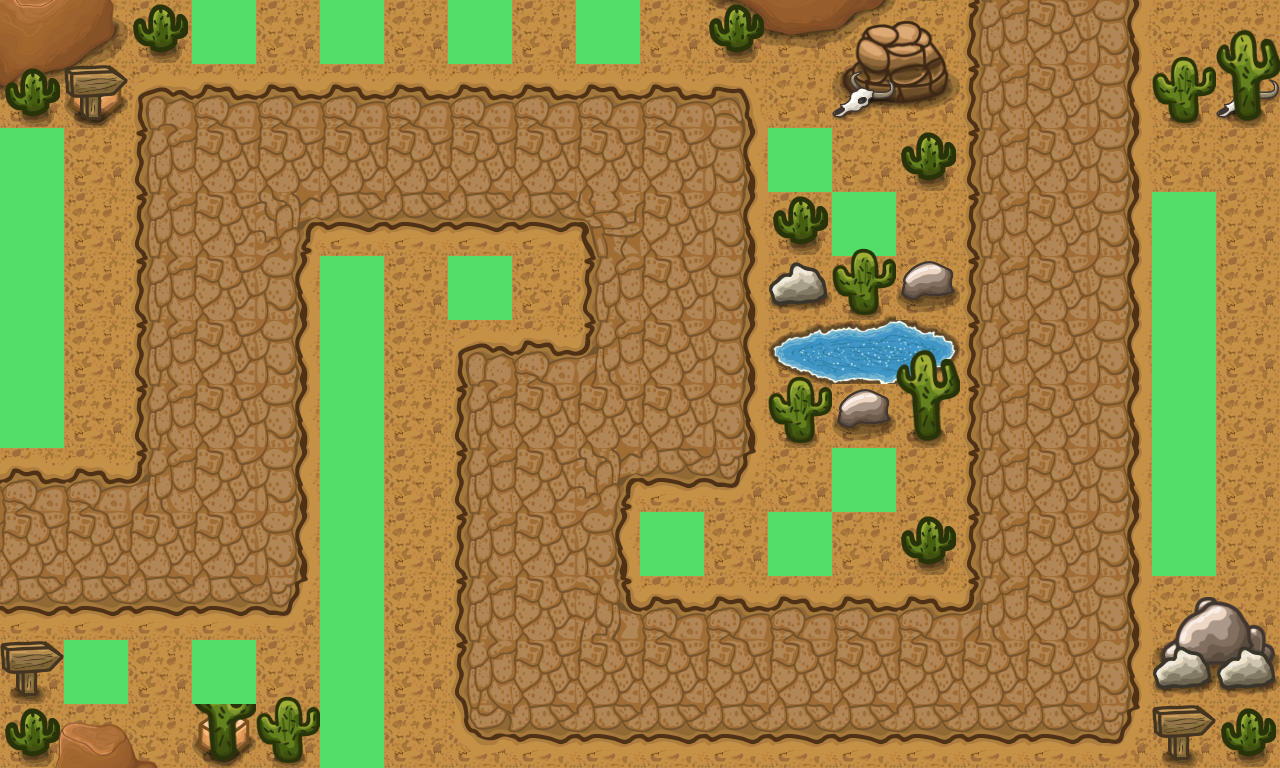

This game map was drawn from its Tiled (.tmx) file and the tilesets committed beside it. A one-line description and the full map source follow:
An orthogonal 20x12 tile map with 64x64 px tiles, 6 tile layers (Dirt, Path, Decoration, Placement tiles, ...) and 1 object.

<map version="1.10" tiledversion="1.10.2" orientation="orthogonal" renderorder="right-down" width="20" height="12" tilewidth="64" tileheight="64" infinite="0" nextlayerid="8" nextobjectid="3">
 <editorsettings>
  <export target="towerDefencePoints.js" format="js" />
 </editorsettings>
 <tileset firstgid="1" source="tileset.tsx" />
 <layer id="1" name="Dirt" width="20" height="12">
  <data encoding="csv">
16,16,16,16,16,16,16,16,16,16,16,16,16,16,16,16,16,16,16,16,
16,16,16,16,16,16,16,16,16,16,16,16,16,16,16,16,16,16,16,16,
16,16,16,16,16,16,16,16,16,16,16,16,16,16,16,16,16,16,16,16,
16,16,16,16,16,16,16,16,16,16,16,16,16,16,16,16,16,16,16,16,
16,16,16,16,16,16,16,16,16,16,16,16,16,16,16,16,16,16,16,16,
16,16,16,16,16,16,16,16,16,16,16,16,16,16,16,16,16,16,16,16,
16,16,16,16,16,16,16,16,16,16,16,16,16,16,16,16,16,16,16,16,
16,16,16,16,16,16,16,16,16,16,16,16,16,16,16,16,16,16,16,16,
16,16,16,16,16,16,16,16,16,16,16,16,16,16,16,16,16,16,16,16,
16,16,16,16,16,16,16,16,16,16,16,16,16,16,16,16,16,16,16,16,
16,16,16,16,16,16,16,16,16,16,16,16,16,16,16,16,16,16,16,16,
16,16,16,16,16,16,16,16,16,16,16,16,16,16,16,16,16,16,16,16
</data>
 </layer>
 <layer id="2" name="Path" width="20" height="12">
  <data encoding="csv">
0,0,0,0,0,0,0,0,0,0,0,0,0,0,0,18,19,20,0,0,
0,0,4,5,5,5,5,5,5,5,5,6,0,0,0,18,19,20,0,0,
0,0,18,19,19,19,19,19,19,19,19,20,0,0,0,18,19,20,0,0,
0,0,18,19,22,33,33,33,33,21,19,20,0,0,0,18,19,20,0,0,
0,0,18,19,20,0,0,0,0,18,19,20,0,0,0,18,19,20,0,0,
0,0,18,19,20,0,0,4,5,7,19,20,0,0,0,18,19,20,0,0,
0,0,18,19,20,0,0,18,19,19,19,20,0,0,0,18,19,20,0,0,
5,5,7,19,20,0,0,18,19,22,33,34,0,0,0,18,19,20,0,0,
19,19,19,19,20,0,0,18,19,20,0,0,0,0,0,18,19,20,0,0,
33,33,33,33,34,0,0,18,19,8,5,5,5,5,5,7,19,20,0,0,
0,0,0,0,0,0,0,18,19,19,19,19,19,19,19,19,19,20,0,0,
0,0,0,0,0,0,0,32,33,33,33,33,33,33,33,33,33,34,0,0
</data>
 </layer>
 <layer id="3" name="Decoration" width="20" height="12">
  <data encoding="csv">
0,0,49,0,0,0,0,0,0,0,0,0,0,85,86,0,0,0,58,57,
0,45,0,0,0,0,0,0,0,0,0,0,0,99,100,0,0,0,72,48,
0,0,0,0,0,0,0,0,0,0,0,0,0,0,49,0,0,0,0,0,
0,0,0,0,0,0,0,0,0,0,0,0,49,0,0,0,0,0,0,0,
0,0,0,0,0,0,0,0,0,0,0,0,43,120,46,0,0,0,0,0,
0,0,0,0,0,0,0,0,50,0,0,0,133,134,135,0,0,0,0,0,
0,0,0,0,0,0,0,0,0,0,0,0,147,46,149,0,0,0,0,0,
0,0,0,0,0,0,0,0,0,0,0,0,0,0,0,0,0,0,0,0,
0,0,0,0,0,0,0,0,0,0,0,0,0,0,49,0,0,0,0,0,
0,0,0,0,0,0,0,0,0,0,0,0,0,0,0,0,0,0,93,94,
47,0,0,57,58,0,0,0,0,0,0,0,0,0,0,0,0,0,107,108,
49,0,0,45,72,0,0,0,0,0,0,0,0,0,0,0,0,0,47,0
</data>
 </layer>
 <objectgroup id="6" name="Path points">
  <object id="2" x="0" y="0">
   <polyline points="0,0 -122,540 212,544 218,168 668,168 666,414 542,418 540,670 1052,672 1054,-90" />
  </object>
 </objectgroup>
 <layer id="7" name="Placement tiles" width="20" height="12">
  <data encoding="csv">
0,0,0,14,0,14,0,14,0,14,0,0,0,0,0,0,0,0,0,0,
0,0,0,0,0,0,0,0,0,0,0,0,0,0,0,0,0,0,0,0,
14,0,0,0,0,0,0,0,0,0,0,0,14,0,0,0,0,0,0,0,
14,0,0,0,0,0,0,0,0,0,0,0,0,14,0,0,0,0,14,0,
14,0,0,0,0,14,0,14,0,0,0,0,0,0,0,0,0,0,14,0,
14,0,0,0,0,14,0,0,0,0,0,0,0,0,0,0,0,0,14,0,
14,0,0,0,0,14,0,0,0,0,0,0,0,0,0,0,0,0,14,0,
0,0,0,0,0,14,0,0,0,0,0,0,0,14,0,0,0,0,14,0,
0,0,0,0,0,14,0,0,0,0,14,0,14,0,0,0,0,0,14,0,
0,0,0,0,0,14,0,0,0,0,0,0,0,0,0,0,0,0,0,0,
0,14,0,14,0,14,0,0,0,0,0,0,0,0,0,0,0,0,0,0,
0,0,0,0,0,14,0,0,0,0,0,0,0,0,0,0,0,0,0,0
</data>
 </layer>
 <layer id="4" name="Decoration2" width="20" height="12">
  <data encoding="csv">
131,132,0,0,0,0,0,0,0,0,0,141,142,143,0,0,0,0,51,0,
145,146,0,0,0,0,0,0,0,0,0,0,0,48,0,0,0,0,0,71,
0,0,0,0,0,0,0,0,0,0,0,0,0,0,0,0,0,0,0,0,
0,0,0,0,0,0,0,0,0,0,0,0,0,58,0,0,0,0,0,0,
0,0,0,0,0,0,0,0,0,0,0,0,0,72,0,0,0,0,0,0,
0,0,0,0,0,0,0,0,0,0,0,0,58,0,57,0,0,0,0,0,
0,0,0,0,0,0,0,0,0,0,0,0,72,0,71,0,0,0,0,0,
0,0,0,0,0,0,0,0,0,0,0,0,0,0,0,0,0,0,0,0,
0,0,0,0,0,0,0,0,0,0,0,0,0,0,0,0,0,0,0,0,
0,0,0,0,0,0,0,0,0,0,0,0,0,0,0,0,0,0,0,0,
0,0,0,0,0,0,0,0,0,0,0,0,0,0,0,0,0,0,43,43,
113,114,115,71,0,0,0,0,0,0,0,0,0,0,0,0,0,0,0,0
</data>
 </layer>
 <layer id="5" name="Decoration3" width="20" height="12">
  <data encoding="csv">
0,0,0,0,0,0,0,0,0,0,0,49,0,0,0,0,0,0,0,0,
49,47,0,0,0,0,0,0,0,0,0,0,0,0,0,0,0,0,0,0,
0,0,0,0,0,0,0,0,0,0,0,0,0,0,0,0,0,0,0,0,
0,0,0,0,0,0,0,0,0,0,0,0,0,0,0,0,0,0,0,0,
0,0,0,0,0,0,0,0,0,0,0,0,0,0,0,0,0,0,0,0,
0,0,0,0,0,0,0,0,0,0,0,0,0,0,0,0,0,0,0,0,
0,0,0,0,0,0,0,0,0,0,0,0,0,0,0,0,0,0,0,0,
0,0,0,0,0,0,0,0,0,0,0,0,0,0,0,0,0,0,0,0,
0,0,0,0,0,0,0,0,0,0,0,0,0,0,0,0,0,0,0,0,
0,0,0,0,0,0,0,0,0,0,0,0,0,0,0,0,0,0,0,0,
0,0,0,0,0,0,0,0,0,0,0,0,0,0,0,0,0,0,0,0,
0,0,0,0,0,0,0,0,0,0,0,0,0,0,0,0,0,0,0,49
</data>
 </layer>
</map>
